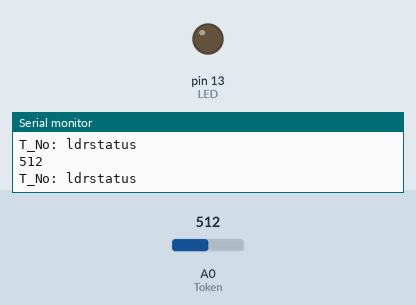
Simulated run of this sketch. Board: Arduino Uno, built with avr-gcc and run on an emulated ATmega328P. Parts: output pins drawn as LEDs (lit = HIGH), the last lines printed to the serial monitor. The test bench sets the inputs (shaded band); at power-on: A0 (Token) = 512.

Above: at 4.2 s.
4.3 s: A0 (Token) set to 484
At 4.6 s:
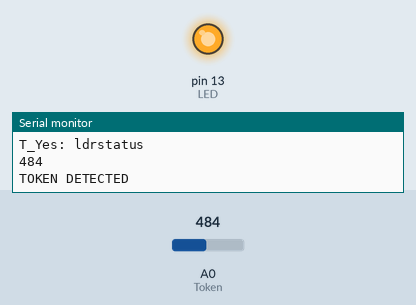
Timing chart, 0 to 7.3 s (numbered marks = the images above; inputs shaded):
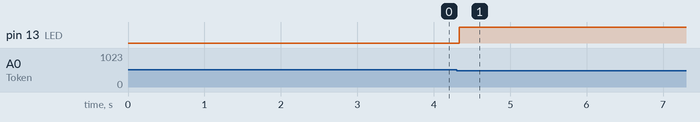

Measured:
- the behaviour switches between 493 and 492 on A0 (Token) (found by bisection; images 0 and 1)
- after the input at 4.3 s, pin 13 (LED): LOW → HIGH at once

The sketch:

token_trial.ino
```cpp
int Token = 0;  //Analog Read pin A15

int LED = 13; //Token accepted LED

int token_status = 0;
int threshold = 95;
int coin =0; //this is for showing the INSERT COIN TO BEGIN statement only once
int ldrstatus;


void setup() {
  // put your setup code here, to run once:
  Serial.begin(9600);
  pinMode(LED,OUTPUT);
  digitalWrite(LED,LOW);

  Serial.println("Everything is setup!");

  //lcd.clear();
  //lcd.print("Good to go!");
  Serial.println("Good to go!");
  delay(2000);

  threshold = analogRead(Token) -20;
  Serial.print("Threshold: ");
  Serial.println(threshold);
  delay(1000);


}

int Token_Accept() {

  // set the cursor to column 0, line 1
  // (note: line 1 is the second row, since counting begins with 0):
  //lcd.setCursor(0, 1);
  //lcd.print("Insert Coin to eat");
  //Serial.println("Insert Coin to eat");

  ldrstatus=analogRead(Token);

  if(ldrstatus<=threshold) // <= threshold value
    {
      Serial.println("T_Yes: ldrstatus ");
      Serial.println(ldrstatus);
      digitalWrite(LED,HIGH);
      return 1;
    }
  else
    {
      Serial.println("T_No: ldrstatus "+ldrstatus);
      digitalWrite(LED,LOW);
      return 0;
    }
}


void loop() {

  if (coin ==0)
    {
      //lcd.clear();
      //lcd.setCursor(0, 0);
      //lcd.print("Insert Coin");
      //lcd.setCursor(0,1);
      //lcd.print("Insert Coin");

      Serial.println("Insert Coin To Begin: ");
      coin=1;
    }

  if (token_status==0) {

     token_status = Token_Accept();
     Serial.println("T_No: ldrstatus ");
     Serial.println(ldrstatus);
  }

  if(token_status==1)
  {
    Serial.println("TOKEN DETECTED");
    Serial.println("T_Yes: ldrstatus ");
    Serial.println(ldrstatus);

      /*if(mode==0)
        mode = Select_Mode();

      if(mode == 1)  //single pani puri eater mode
      {
        Dispense();
        coin =0;
      }

      else if(mode == 2)  //multi player mode
      {
        Multiplayer();
        coin =0;
      }*/
   }

}
```
